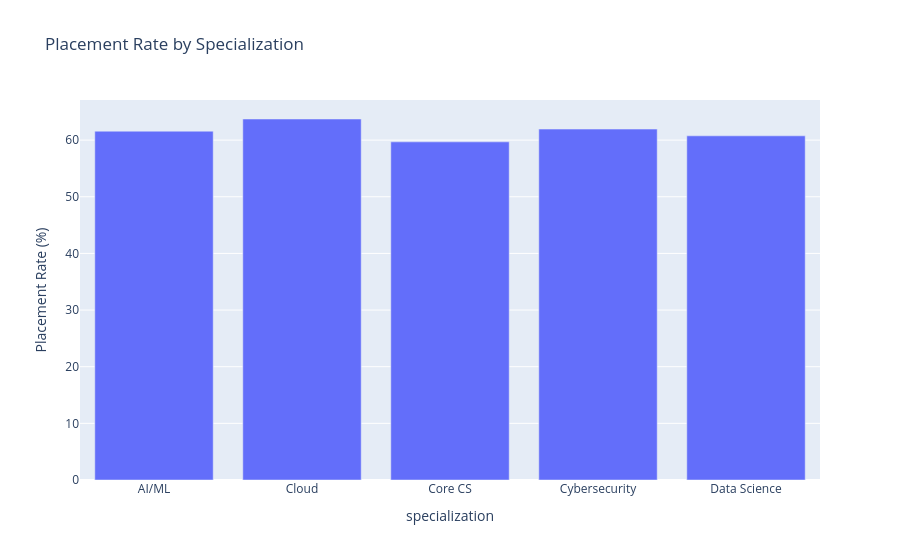

Notebook source saved alongside this figure:
### Code cell
placement_rate = (
    df.groupby('specialization')['placement_status']
    .value_counts(normalize=True)
    .unstack()['Placed'] * 100
).reset_index()

fig = px.bar(
    placement_rate,
    x='specialization',
    y='Placed',
    title='Placement Rate by Specialization',
    labels={'Placed':'Placement Rate (%)'}
)

fig.show()

### Figure 1 — Plotly figure (JSON) as saved in the notebook; plotly's stock layout.template omitted (floating-point values rounded to 4 significant figures)
{"data": [{"hovertemplate": "specialization=%{x}<br>Placement Rate (%)=%{y}<extra></extra>", "legendgroup": "", "marker": {"color": "#636efa", "pattern": {"shape": ""}}, "name": "", "orientation": "v", "showlegend": false, "textposition": "auto", "type": "bar", "x": ["AI/ML", "Cloud", "Core CS", "Cybersecurity", "Data Science"], "xaxis": "x", "y": [61.58, 63.73, 59.69, 61.95, 60.76], "yaxis": "y"}], "layout": {"barmode": "relative", "legend": {"tracegroupgap": 0}, "title": {"text": "Placement Rate by Specialization"}, "xaxis": {"anchor": "y", "domain": [0, 1], "title": {"text": "specialization"}}, "yaxis": {"anchor": "x", "domain": [0, 1], "title": {"text": "Placement Rate (%)"}}}}
